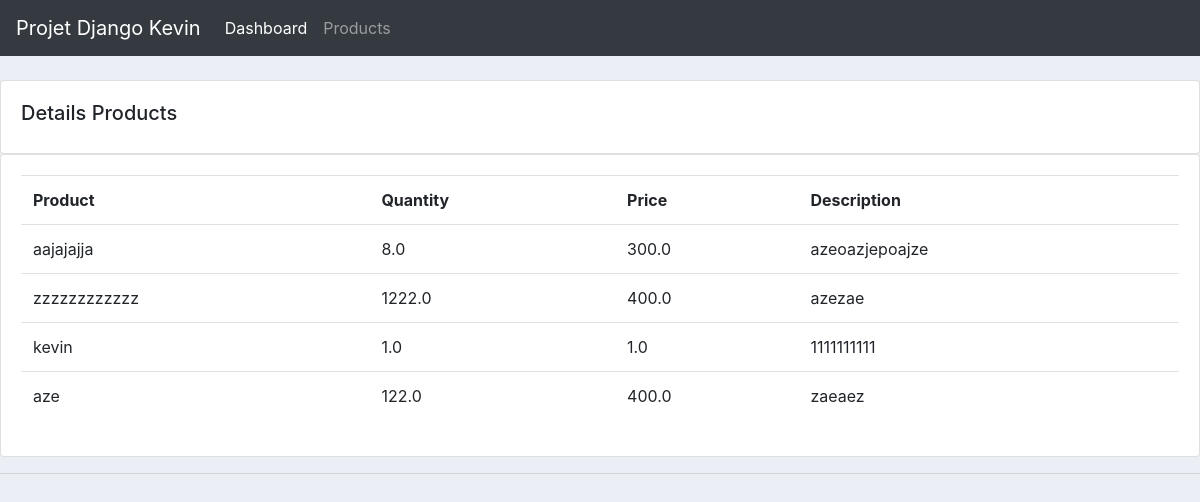
Page /products on the committed database.
### app/models.py (models this page shows, shortened)
class Product(models.Model):
    name = models.CharField(max_length=200, null=True)
    price = models.FloatField(null=True)
    quantity = models.FloatField(null=True)
    description = models.CharField(max_length=200, null=True, blank=True)

### app/views.py (the view)
# urls.py: path('products', views.products, name='products'),
def products(request):
    products = Product.objects.all()
    return render(request, 'app/products.html', {'products': products})

### app/templates/app/products.html
{% extends 'app/main.html' %}
{% block content %}
<br>
		<div class="row">
			<div class="col-md">
				<div class="card card-body">
					<h5>Details Products</h5>
				</div>
				<div class="card card-body">
					<table class="table">
						<tr>
							<th>Product</th>
							<th>Quantity</th>
							<th>Price</th>
                            <th>Description</th>
						</tr>
                        {% for i in products %}
                            <tr>
                                <td>  {{i.name}} </td>
                                <td>  {{i.quantity}} </td>
                                <td>  {{i.price}} </td>
                                <td>  {{i.description}} </td>
                            </tr>
                         {% endfor %}
					</table>
				</div>
			</div>
		</div>
{% endblock content %}

### app/templates/app/main.html (shortened to what this page needs)
{% load static %}
<!DOCTYPE HTML>
<html>
<head>
    <link rel="stylesheet" href="https://stackpath.bootstrapcdn.com/bootstrap/4.3.1/css/bootstrap.min.css">
    <link rel="stylesheet" type="text/css" href="{% static '/css/main.css' %}">
</head>
<body>
    {% include 'app/navbar.html' %}
    {% block content %}
    {% endblock content %}
    <hr>
</body>
</html>

### app/templates/app/navbar.html (shortened to what this page needs)
<nav class="navbar navbar-expand-lg navbar-dark bg-dark">
    <a class="navbar-brand" href="#">Projet Django Kevin</a>
    <div class="collapse navbar-collapse" id="navbarNav">
      <ul class="navbar-nav">
        <li class="nav-item active">
          <a class="nav-link" href="{% url 'home' %}">Dashboard</a>
        </li>
        <li class="nav-item">
          <a class="nav-link" href="{% url 'products' %}">Products</a>
        </li>
      </ul>
    </div>
  </nav>

### projetDjango/static/css/main.css (style rules this page uses)
body { background-color: #ebeff5; }

### rows in the picture
Product: name "aajajajja", quantity "8.0", price "300.0", description "azeoazjepoajze"
Product: name "zzzzzzzzzzzz", quantity "1222.0", price "400.0", description "azezae"
Product: name "kevin", quantity "1.0", price "1.0", description "1111111111"
Product: name "aze", quantity "122.0", price "400.0", description "zaeaez"
